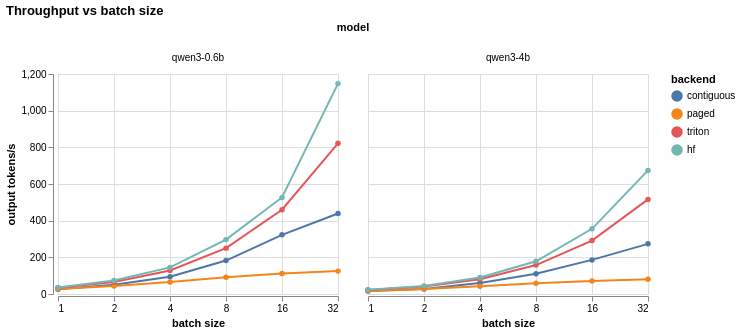

Write notebook code for a chart like this one.
### Markdown cell above
## E2: Batch-size sweep (weight-traffic amortization)

### Code cell
rows = []
for m in MODELS:
    d = load(f"e2_{m}")
    if not d:
        continue
    for run in d["runs"]:
        for be, r in run["backends"].items():
            rows.append({"model": m, "batch": run["batch_size"], "backend": be,
                         "output_tps": r["output_tps"]})
e2 = pd.DataFrame(rows)
if len(e2):
    chart = alt.Chart(e2, width=280, height=220).mark_line(point=True).encode(
        x=alt.X("batch:Q", scale=alt.Scale(type="log", base=2), title="batch size"),
        y=alt.Y("output_tps:Q", title="output tokens/s"),
        color=alt.Color("backend:N", scale=backend_scale),
        column="model:N",
    ).properties(title="Throughput vs batch size")
    display(save(chart, "e2_batch_sweep"))

### Figure 1 — Vega-Lite specification as saved in the notebook (floating-point values rounded to 4 significant figures)
{"config": {"view": {"continuousWidth": 300, "continuousHeight": 300}}, "data": {"name": "data-efe1b1c42c0d3f63c729da733c9918fb"}, "mark": {"type": "line", "point": true}, "encoding": {"color": {"field": "backend", "scale": {"domain": ["contiguous", "paged", "triton", "hf"]}, "type": "nominal"}, "column": {"field": "model", "type": "nominal"}, "x": {"field": "batch", "scale": {"base": 2, "type": "log"}, "title": "batch size", "type": "quantitative"}, "y": {"field": "output_tps", "title": "output tokens/s", "type": "quantitative"}}, "height": 220, "title": "Throughput vs batch size", "width": 280, "$schema": "https://vega.github.io/schema/vega-lite/v6.4.1.json", "datasets": {"data-efe1b1c42c0d3f63c729da733c9918fb": [{"model": "qwen3-0.6b", "batch": 1, "backend": "contiguous", "output_tps": 25.88}, {"model": "qwen3-0.6b", "batch": 1, "backend": "paged", "output_tps": 27.2}, {"model": "qwen3-0.6b", "batch": 1, "backend": "triton", "output_tps": 34.44}, {"model": "qwen3-0.6b", "batch": 1, "backend": "hf", "output_tps": 35.74}, {"model": "qwen3-0.6b", "batch": 2, "backend": "contiguous", "output_tps": 50.37}, {"model": "qwen3-0.6b", "batch": 2, "backend": "paged", "output_tps": 43.65}, {"model": "qwen3-0.6b", "batch": 2, "backend": "triton", "output_tps": 65.53}, {"model": "qwen3-0.6b", "batch": 2, "backend": "hf", "output_tps": 73.57}, {"model": "qwen3-0.6b", "batch": 4, "backend": "contiguous", "output_tps": 94.05}, {"model": "qwen3-0.6b", "batch": 4, "backend": "paged", "output_tps": 64.85}, {"model": "qwen3-0.6b", "batch": 4, "backend": "triton", "output_tps": 128.5}, {"model": "qwen3-0.6b", "batch": 4, "backend": "hf", "output_tps": 145.1}, {"model": "qwen3-0.6b", "batch": 8, "backend": "contiguous", "output_tps": 182.5}, {"model": "qwen3-0.6b", "batch": 8, "backend": "paged", "output_tps": 91.13}, {"model": "qwen3-0.6b", "batch": 8, "backend": "triton", "output_tps": 250.2}, {"model": "qwen3-0.6b", "batch": 8, "backend": "hf", "output_tps": 296.6}, {"model": "qwen3-0.6b", "batch": 16, "backend": "contiguous", "output_tps": 322.6}, {"model": "qwen3-0.6b", "batch": 16, "backend": "paged", "output_tps": 111.4}, {"model": "qwen3-0.6b", "batch": 16, "backend": "triton", "output_tps": 459.6}, {"model": "qwen3-0.6b", "batch": 16, "backend": "hf", "output_tps": 526.6}, {"model": "qwen3-0.6b", "batch": 32, "backend": "contiguous", "output_tps": 438.9}, {"model": "qwen3-0.6b", "batch": 32, "backend": "paged", "output_tps": 124.8}, {"model": "qwen3-0.6b", "batch": 32, "backend": "triton", "output_tps": 822.0}, {"model": "qwen3-0.6b", "batch": 32, "backend": "hf", "output_tps": 1148.0}, {"model": "qwen3-4b", "batch": 1, "backend": "contiguous", "output_tps": 16.29}, {"model": "qwen3-4b", "batch": 1, "backend": "paged", "output_tps": 16.91}, {"model": "qwen3-4b", "batch": 1, "backend": "triton", "output_tps": 21.49}, {"model": "qwen3-4b", "batch": 1, "backend": "hf", "output_tps": 23.08}, {"model": "qwen3-4b", "batch": 2, "backend": "contiguous", "output_tps": 27.84}, {"model": "qwen3-4b", "batch": 2, "backend": "paged", "output_tps": 27.63}, {"model": "qwen3-4b", "batch": 2, "backend": "triton", "output_tps": 40.37}, {"model": "qwen3-4b", "batch": 2, "backend": "hf", "output_tps": 43.54}, {"model": "qwen3-4b", "batch": 4, "backend": "contiguous", "output_tps": 59.5}, {"model": "qwen3-4b", "batch": 4, "backend": "paged", "output_tps": 41.95}, {"model": "qwen3-4b", "batch": 4, "backend": "triton", "output_tps": 80.68}, {"model": "qwen3-4b", "batch": 4, "backend": "hf", "output_tps": 90.02}, {"model": "qwen3-4b", "batch": 8, "backend": "contiguous", "output_tps": 110.2}, {"model": "qwen3-4b", "batch": 8, "backend": "paged", "output_tps": 58.42}, {"model": "qwen3-4b", "batch": 8, "backend": "triton", "output_tps": 157.7}, {"model": "qwen3-4b", "batch": 8, "backend": "hf", "output_tps": 178.7}, {"model": "qwen3-4b", "batch": 16, "backend": "contiguous", "output_tps": 186.0}, {"model": "qwen3-4b", "batch": 16, "backend": "paged", "output_tps": 71.31}, {"model": "qwen3-4b", "batch": 16, "backend": "triton", "output_tps": 291.3}, {"model": "qwen3-4b", "batch": 16, "backend": "hf", "output_tps": 355.5}, {"model": "qwen3-4b", "batch": 32, "backend": "contiguous", "output_tps": 273.5}, {"model": "qwen3-4b", "batch": 32, "backend": "paged", "output_tps": 80.1}, {"model": "qwen3-4b", "batch": 32, "backend": "triton", "output_tps": 515.9}, {"model": "qwen3-4b", "batch": 32, "backend": "hf", "output_tps": 674.0}]}}
